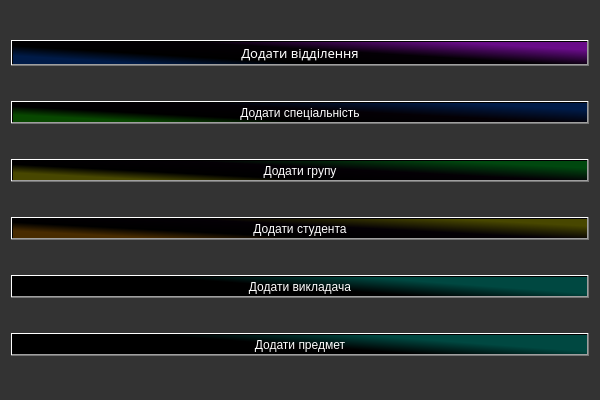
<?xml version="1.0" encoding="UTF-8"?>
<ui version="4.0">
 <class>addDataWindow</class>
 <widget class="QMainWindow" name="addDataWindow">
  <property name="geometry">
   <rect>
    <x>0</x>
    <y>0</y>
    <width>600</width>
    <height>400</height>
   </rect>
  </property>
  <property name="minimumSize">
   <size>
    <width>600</width>
    <height>400</height>
   </size>
  </property>
  <property name="maximumSize">
   <size>
    <width>600</width>
    <height>400</height>
   </size>
  </property>
  <property name="windowTitle">
   <string>MainWindow</string>
  </property>
  <property name="styleSheet">
   <string notr="true">color: rgb(255, 255, 255);</string>
  </property>
  <widget class="QWidget" name="centralwidget">
   <property name="styleSheet">
    <string notr="true">background-color: rgb(51, 51, 51);</string>
   </property>
   <layout class="QVBoxLayout" name="verticalLayout">
    <property name="leftMargin">
     <number>2</number>
    </property>
    <property name="topMargin">
     <number>2</number>
    </property>
    <property name="rightMargin">
     <number>2</number>
    </property>
    <property name="bottomMargin">
     <number>2</number>
    </property>
    <item>
     <widget class="QWidget" name="Menu" native="true">
      <property name="styleSheet">
       <string notr="true">background-color: rgb(150, 150, 150);
background-color: rgb(51, 51, 51);</string>
      </property>
      <layout class="QVBoxLayout" name="verticalLayout_2">
       <item>
        <widget class="QPushButton" name="ButtonAddDepartment">
         <property name="enabled">
          <bool>true</bool>
         </property>
         <property name="sizePolicy">
          <sizepolicy hsizetype="Minimum" vsizetype="Fixed">
           <horstretch>5</horstretch>
           <verstretch>0</verstretch>
          </sizepolicy>
         </property>
         <property name="font">
          <font>
           <family>Rockwell</family>
           <pointsize>10</pointsize>
           <weight>50</weight>
           <italic>false</italic>
           <bold>false</bold>
          </font>
         </property>
         <property name="styleSheet">
          <string notr="true">color: rgb(255, 255, 255);
background-color: qlineargradient(spread:pad, x1:0, y1:1, x2:1, y2:0.372, stop:0.17017 rgba(0, 27, 72, 255), stop:0.371371 rgba(0, 0, 0, 255), stop:0.668669 rgba(4, 0, 5, 255), stop:1 rgba(105, 12, 137, 255));
font: 10pt &quot;Rockwell&quot;;</string>
         </property>
         <property name="text">
          <string>Додати відділення</string>
         </property>
         <property name="autoDefault">
          <bool>false</bool>
         </property>
         <property name="default">
          <bool>false</bool>
         </property>
         <property name="flat">
          <bool>false</bool>
         </property>
        </widget>
       </item>
       <item>
        <widget class="QPushButton" name="ButtonAddSpeciality">
         <property name="enabled">
          <bool>true</bool>
         </property>
         <property name="sizePolicy">
          <sizepolicy hsizetype="Minimum" vsizetype="Fixed">
           <horstretch>5</horstretch>
           <verstretch>0</verstretch>
          </sizepolicy>
         </property>
         <property name="styleSheet">
          <string notr="true">
color: rgb(255, 255, 255);
background-color: qlineargradient(spread:pad, x1:0, y1:1, x2:1, y2:0.372, stop:0.171853 rgba(8, 72, 0, 255), stop:0.371371 rgba(0, 0, 0, 255), stop:0.668669 rgba(4, 0, 5, 255), stop:1 rgba(0, 27, 72, 255));
font: 10pt &quot;Rockwell&quot;;
</string>
         </property>
         <property name="text">
          <string>Додати спеціальність</string>
         </property>
        </widget>
       </item>
       <item>
        <widget class="QPushButton" name="ButtonAddGroup">
         <property name="enabled">
          <bool>true</bool>
         </property>
         <property name="sizePolicy">
          <sizepolicy hsizetype="Minimum" vsizetype="Fixed">
           <horstretch>5</horstretch>
           <verstretch>0</verstretch>
          </sizepolicy>
         </property>
         <property name="styleSheet">
          <string notr="true">color: rgb(255, 255, 255);
font: 10pt &quot;Rockwell&quot;;
background-color: qlineargradient(spread:pad, x1:0, y1:1, x2:1, y2:0.372, stop:0.17282 rgba(72, 71, 0, 255), stop:0.371371 rgba(0, 0, 0, 255), stop:0.668669 rgba(4, 0, 5, 255), stop:1 rgba(0, 72, 15, 255));</string>
         </property>
         <property name="text">
          <string>Додати групу</string>
         </property>
        </widget>
       </item>
       <item>
        <widget class="QPushButton" name="ButtonAddStudent">
         <property name="enabled">
          <bool>true</bool>
         </property>
         <property name="sizePolicy">
          <sizepolicy hsizetype="Minimum" vsizetype="Fixed">
           <horstretch>5</horstretch>
           <verstretch>0</verstretch>
          </sizepolicy>
         </property>
         <property name="styleSheet">
          <string notr="true">color: rgb(255, 255, 255);
font: 10pt &quot;Rockwell&quot;;
background-color: qlineargradient(spread:pad, x1:0, y1:1, x2:1, y2:0.372, stop:0.17282 rgba(72, 43, 0, 255), stop:0.371371 rgba(0, 0, 0, 255), stop:0.668669 rgba(4, 0, 5, 255), stop:1 rgba(72, 71, 0, 255));</string>
         </property>
         <property name="text">
          <string>Додати студента</string>
         </property>
        </widget>
       </item>
       <item>
        <widget class="QPushButton" name="ButtonAddLecturer">
         <property name="enabled">
          <bool>true</bool>
         </property>
         <property name="sizePolicy">
          <sizepolicy hsizetype="Minimum" vsizetype="Fixed">
           <horstretch>5</horstretch>
           <verstretch>0</verstretch>
          </sizepolicy>
         </property>
         <property name="styleSheet">
          <string notr="true">color: rgb(255, 255, 255);
font: 10pt &quot;Rockwell&quot;;
background-color: qlineargradient(spread:pad, x1:1, y1:0.865, x2:0.702, y2:1, stop:0 rgba(0, 72, 65, 255), stop:1 rgba(0, 0, 0, 255));</string>
         </property>
         <property name="text">
          <string>Додати викладача</string>
         </property>
        </widget>
       </item>
       <item>
        <widget class="QPushButton" name="ButtonAddSubject">
         <property name="enabled">
          <bool>true</bool>
         </property>
         <property name="sizePolicy">
          <sizepolicy hsizetype="Minimum" vsizetype="Fixed">
           <horstretch>5</horstretch>
           <verstretch>0</verstretch>
          </sizepolicy>
         </property>
         <property name="styleSheet">
          <string notr="true">color: rgb(255, 255, 255);
font: 10pt &quot;Rockwell&quot;;
background-color: qlineargradient(spread:pad, x1:1, y1:0.865, x2:0.702, y2:1, stop:0 rgba(0, 72, 65, 255), stop:1 rgba(0, 0, 0, 255));</string>
         </property>
         <property name="text">
          <string>Додати предмет</string>
         </property>
        </widget>
       </item>
      </layout>
     </widget>
    </item>
   </layout>
  </widget>
 </widget>
 <resources/>
 <connections/>
</ui>
